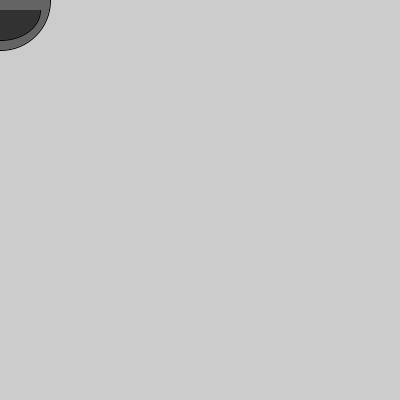
Frame 1 (no input)
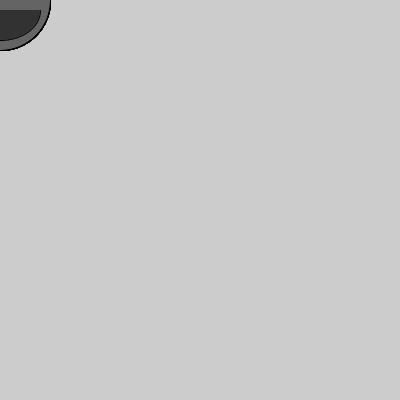
Frame 60 (the mouse pressed at the canvas centre just before this capture)
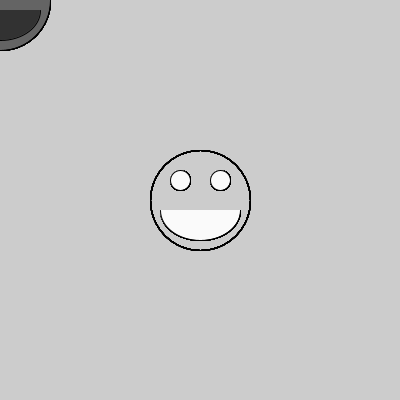
Frame 120 (the mouse held since frame 60 and released just before this capture)

The Processing sketch that drew these frames (run headless with seeded random() and noise(); from frame 60 on, the mouse is pressed at the canvas centre):

// Processing sketch: Zoog
// ── Zoog.pde
// Learning Processing Example 3-6

void setup() {
  println("Thanks, Shiffman.");
  size(400, 400);
  frameRate(30);
}

void draw() {
  fill(mouseX + 100);
  ellipse(mouseX, mouseY, 100, 100);
  fill(mouseY + 50);
  ellipse(mouseX - 20, mouseY - 20, 20, 20);
  ellipse(mouseX + 20, mouseY - 20, 20, 20);
  arc(mouseX, mouseY + 10, 80, 60, 0, PI);
}

void mouseClicked() {
  println("Bzzt. Mouse clicked.");
}

void keyPressed() {
  println("Bzzt. Key pressed.");
}
